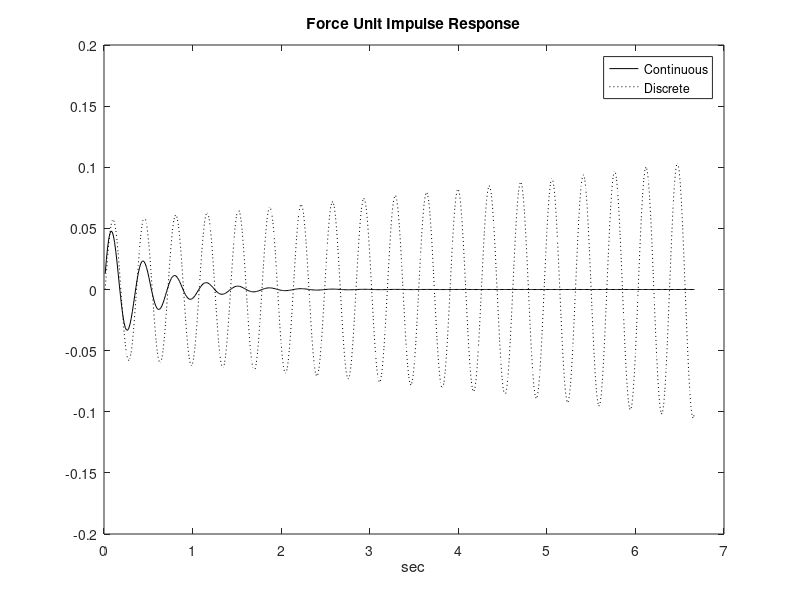

Write MATLAB code to recreate this figure.
m=1;
k=314;
r=4;
sig=r/(2*m);
wd=sqrt(k/m-sig^2);

km=k/m;
rm=r/m;
fs=75;
%fs=500;
T=1/fs;
Tm=T/m;
Trm=T*rm;
c=m^2/k;
A=[1 T; (-T.*km) (-Trm+1)];
B=[0; Tm];
for n=1:500,
  X(:,n)=(A^(n-1))*B;
  yd(n)=(1/T).*X(1,n);
  y(n)=(1/wd)*exp(-sig.*n.*T).*sin(wd.*n.*T);
end;
t=[1:500].*T;

figure(1);
%plot(X(1,:));
plot(t,y,'k');
hold on;
plot(t,yd,'k:');
hold off;
xlabel('sec');
legend('Continuous','Discrete');
title('Force Unit Impulse Response');
